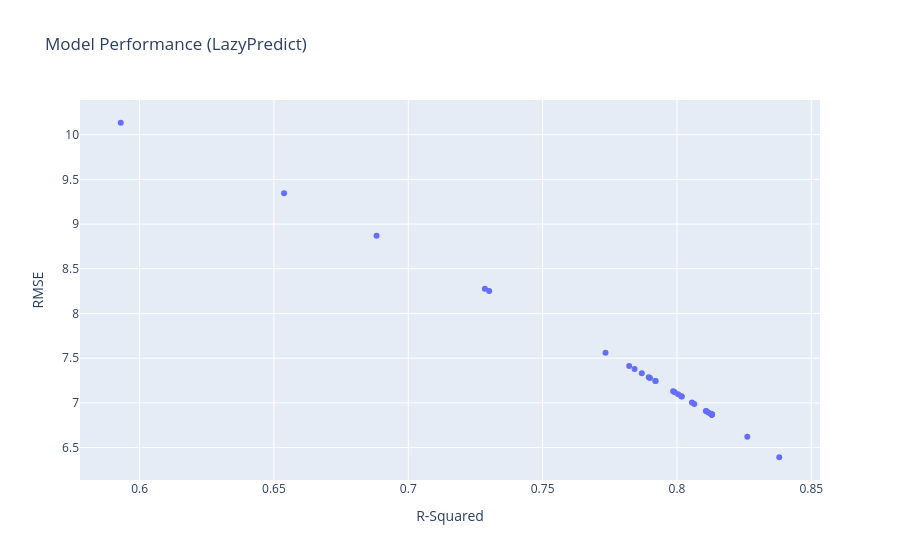

The code cell stored with this chart in its notebook:
### Code cell
output =  try_lazypredict(pdf_train, pdf_test, ["value_last_year", "age"])

### Figure 1 — Plotly figure (JSON) as saved in the notebook; plotly's stock layout.template omitted (floating-point values rounded to 4 significant figures)
{"data": [{"customdata": [["MLPRegressor"], ["GradientBoostingRegressor"], ["LassoLarsCV"], ["Lars"], ["OrthogonalMatchingPursuitCV"], ["LassoLarsIC"], ["LarsCV"], ["TransformedTargetRegressor"], ["LinearRegression"], ["BayesianRidge"], ["Ridge"], ["RidgeCV"], ["LassoCV"], ["ElasticNetCV"], ["HistGradientBoostingRegressor"], ["LGBMRegressor"], ["SGDRegressor"], ["RandomForestRegressor"], ["KNeighborsRegressor"], ["OrthogonalMatchingPursuit"], ["RANSACRegressor"], ["HuberRegressor"], ["LinearSVR"], ["BaggingRegressor"], ["LassoLars"], ["Lasso"], ["PassiveAggressiveRegressor"], ["DecisionTreeRegressor"], ["XGBRegressor"], ["ExtraTreesRegressor"], ["AdaBoostRegressor"], ["ExtraTreeRegressor"], ["NuSVR"], ["SVR"], ["ElasticNet"], ["KernelRidge"], ["TweedieRegressor"]], "hovertemplate": "R-Squared=%{x}<br>RMSE=%{y}<br>Model=%{customdata[0]}<extra></extra>", "legendgroup": "", "marker": {"color": "#636efa", "symbol": "circle"}, "mode": "markers", "name": "", "orientation": "v", "showlegend": false, "type": "scatter", "x": [0.8381, 0.8262, 0.8129, 0.8129, 0.8129, 0.8129, 0.8129, 0.8129, 0.8129, 0.8129, 0.8129, 0.8129, 0.8128, 0.8125, 0.8117, 0.811, 0.8108, 0.8064, 0.8056, 0.8018, 0.8016, 0.8004, 0.7992, 0.7986, 0.792, 0.792, 0.79, 0.7895, 0.7869, 0.7842, 0.7822, 0.7734, 0.7301, 0.7285, 0.6882, 0.6538, 0.593], "xaxis": "x", "y": [6.392, 6.622, 6.87, 6.87, 6.87, 6.87, 6.87, 6.87, 6.87, 6.87, 6.87, 6.87, 6.871, 6.877, 6.893, 6.906, 6.91, 6.988, 7.004, 7.071, 7.075, 7.096, 7.118, 7.129, 7.244, 7.244, 7.279, 7.288, 7.332, 7.378, 7.413, 7.561, 8.252, 8.276, 8.869, 9.346, 10.13], "yaxis": "y"}], "layout": {"legend": {"tracegroupgap": 0}, "title": {"text": "Model Performance (LazyPredict)"}, "xaxis": {"anchor": "y", "domain": [0, 1], "title": {"text": "R-Squared"}}, "yaxis": {"anchor": "x", "domain": [0, 1], "title": {"text": "RMSE"}}}}
